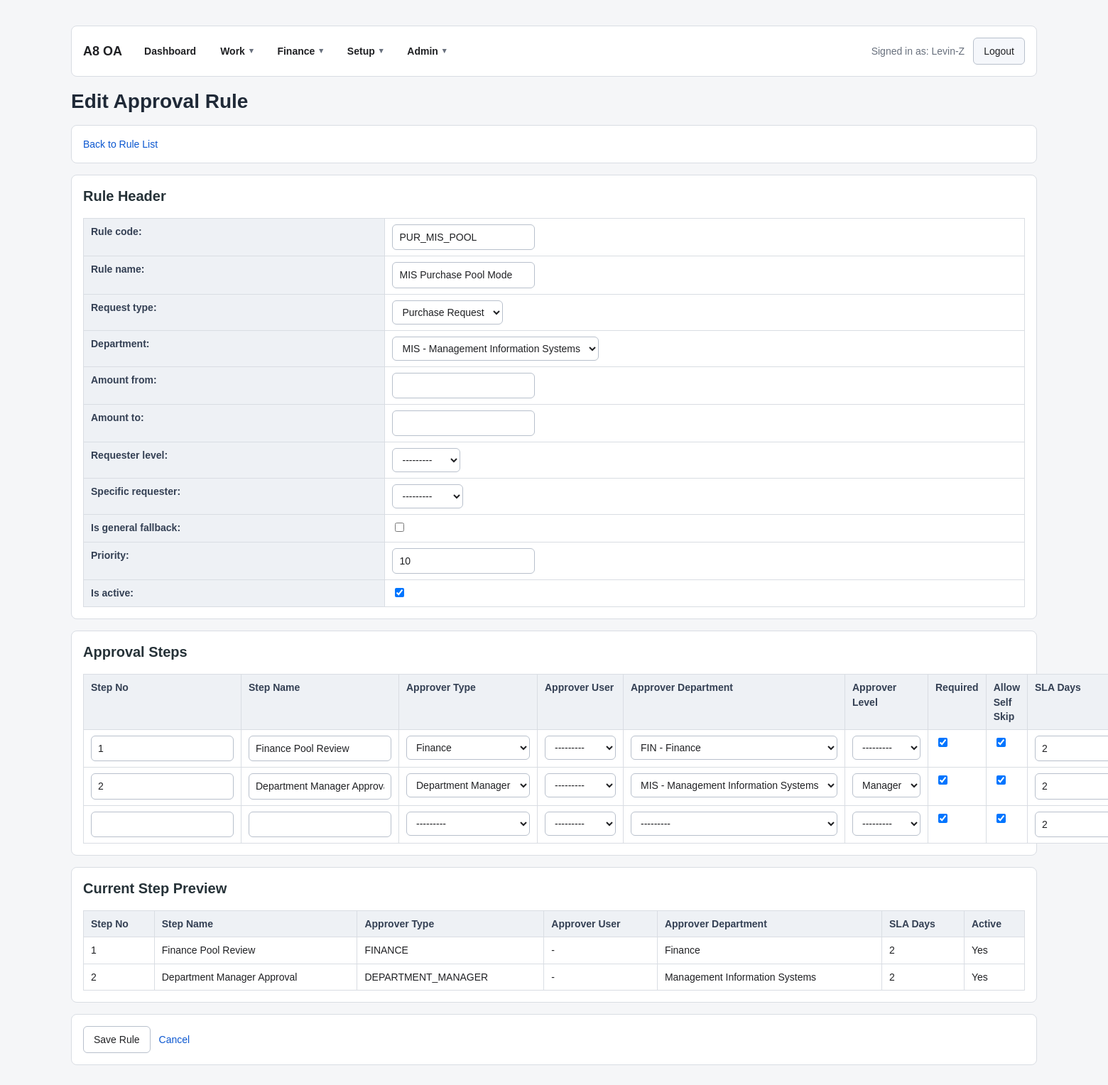
The app's page /approvals/rules/2/edit/ (signed in) with its own data.
### accounts/models.py (models this page shows)
class User(AbstractUser):
    employee_id = models.CharField(max_length=30, blank=True, default="")
    display_name = models.CharField(max_length=150, blank=True, default="")
    job_title = models.CharField(max_length=100, blank=True, default="")
    phone = models.CharField(max_length=30, blank=True, default="")
    approval_level = models.CharField(
        max_length=20,
        choices=ApprovalLevel,
        default=ApprovalLevel.STAFF,
    )
    primary_department = models.ForeignKey(
        "Department",
        null=True,
        blank=True,
        on_delete=models.SET_NULL,
        related_name="primary_users",
    )
    can_approve_all_departments = models.BooleanField(default=False)
    class Meta:
        db_table = "PS_A8_USER"
        verbose_name = "User"
        verbose_name_plural = "Users"
    def __str__(self):
        return self.display_name or self.username

### approvals/models.py (models this page shows, shortened)
class ApprovalRule(models.Model):
    rule_code = models.CharField(max_length=30, unique=True)
    rule_name = models.CharField(max_length=100)
    request_type = models.CharField(max_length=20, choices=RequestType)
    department = models.ForeignKey(
        "accounts.Department",
        null=True,
        blank=True,
        on_delete=models.CASCADE,
        related_name="approval_rules",
    )
    amount_from = models.DecimalField(max_digits=12, decimal_places=2, null=True, blank=True)
    amount_to = models.DecimalField(max_digits=12, decimal_places=2, null=True, blank=True)
    requester_level = models.CharField(
        max_length=20,
        choices=ApprovalLevel,
        blank=True,
        default="",
    )
    specific_requester = models.ForeignKey(
        settings.AUTH_USER_MODEL,
        null=True,
        blank=True,
        on_delete=models.SET_NULL,
        related_name="specific_approval_rules",
    )
    is_general_fallback = models.BooleanField(default=False)
    priority = models.PositiveIntegerField(default=100)
    is_active = models.BooleanField(default=True)
    class Meta:
        db_table = "PS_A8_AP_RULE"
        verbose_name = "Approval Rule"
        verbose_name_plural = "Approval Rules"
        ordering = ["priority", "rule_code"]
        constraints = [
            models.UniqueConstraint(
                fields=["request_type"],
                condition=models.Q(is_active=True, is_general_fallback=True),
                name="uq_active_general_fallback_per_request_type",
            ),
        ]

class ApprovalRuleStep(models.Model):
    rule = models.ForeignKey(
        ApprovalRule,
        on_delete=models.CASCADE,
        related_name="steps",
    )
    step_no = models.PositiveIntegerField()
    step_name = models.CharField(max_length=100)
    approver_type = models.CharField(max_length=30, choices=ApproverType)
    approver_user = models.ForeignKey(
        settings.AUTH_USER_MODEL,
        null=True,
        blank=True,
        on_delete=models.SET_NULL,
        related_name="approval_rule_steps_as_user",
    )
    approver_department = models.ForeignKey(
        "accounts.Department",
        null=True,
        blank=True,
        on_delete=models.SET_NULL,
        related_name="approval_rule_steps_as_department",
    )
    approver_level = models.CharField(
        max_length=20,
        choices=ApprovalLevel,
        blank=True,
        default="",
    )
    is_required = models.BooleanField(default=True)
    allow_self_skip = models.BooleanField(default=True)
    is_active = models.BooleanField(default=True)
    sla_days = models.PositiveIntegerField(default=2)
    class Meta:
        db_table = "PS_A8_AP_STEP"
        verbose_name = "Approval Rule Step"
        verbose_name_plural = "Approval Rule Steps"
        ordering = ["rule", "step_no"]
        unique_together = ("rule", "step_no")

### approvals/views.py (the view)
# urls.py: path("rules/<int:pk>/edit/", views.rule_edit, name="rule_edit"),
@login_required
def rule_edit(request, pk):
    _enforce_rule_admin_permission(request.user)
    rule = get_object_or_404(
        ApprovalRule.objects.select_related("department", "specific_requester"),
        pk=pk,
    )
    if request.method == "POST":
        form = ApprovalRuleForm(request.POST, instance=rule)
        formset = ApprovalRuleStepFormSet(request.POST, instance=rule, prefix="steps")
        if form.is_valid() and formset.is_valid():
            with transaction.atomic():
                rule = form.save()
                formset.save()
            messages.success(request, f"Approval rule '{rule.rule_code}' updated successfully.")
            return redirect("approvals:rule_edit", pk=rule.pk)
    else:
        form = ApprovalRuleForm(instance=rule)
        formset = ApprovalRuleStepFormSet(instance=rule, prefix="steps")
    step_preview_rows = list(
        rule.steps.order_by("step_no").values(
            "step_no",
            "step_name",
            "approver_type",
            "approver_user__username",
            "approver_department__dept_name",
            "sla_days",
            "is_active",
        )
    )
    context = {
        "page_mode": "edit",
        "form": form,
        "formset": formset,
        "rule": rule,
        "step_preview_rows": step_preview_rows,
    }
    return render(request, "approvals/rule_edit.html", context)

### approvals/forms.py (shortened to what this page needs)
class ApprovalRuleForm(forms.ModelForm):
    class Meta:
        model = ApprovalRule
        fields = [
            "rule_code",
            "rule_name",
            "request_type",
            "department",
            "amount_from",
            "amount_to",
            "requester_level",
            "specific_requester",
            "is_general_fallback",
            "priority",
            "is_active",
        ]

### accounts/models.py (called while the page is built)
    def __str__(self):
        return f"{self.dept_code} - {self.dept_name}"

### approvals/views.py (called while the page is built)
def _enforce_rule_admin_permission(user):
    if not user.is_authenticated:
        raise PermissionDenied
    if not user.is_staff:
        raise PermissionDenied

### common/context_processors.py (called while the page is built)
def top_navigation(request):
    return {
        "top_navigation": build_navigation_for_user(request.user, request),
    }

### common/navigation.py (called while the page is built)
def _can_work(user):
    return user.is_authenticated

def _can_accounting(user):
    return user.is_authenticated and user.is_staff

def _can_setup(user):
    return user.is_authenticated and user.is_staff

def _can_admin(user):
    return user.is_authenticated and (user.is_staff or user.is_superuser)

def _item(label, route_name, *, permission=None, active_names=None):
    active_names = active_names or [route_name]
    return {
        "label": label,
        "url": reverse(route_name),
        "permission": permission or _can_work,
        "active_names": active_names,
        "active": False,
    }

def _group(label, items):
    return {
        "label": label,
        "items": items,
        "active": False,
    }

def _mark_active(items, current_route_name):
    for item in items:
        item["active"] = current_route_name in item["active_names"]
    return items

### projects/context_processors.py (called while the page is built)
def project_nav(request):
    user = getattr(request, "user", None)
    if not user or not user.is_authenticated:
        return {
            "nav_can_create_project": False,
        }
    can_create_project = user.is_superuser or Department.objects.filter(manager=user).exists()
    return {
        "nav_can_create_project": can_create_project,
    }

### approvals/templates/approvals/rule_edit.html (shortened to what this page needs)
{% extends "purchase/base.html" %}
{% block page_title %}
    {% if page_mode == "create" %}Create Approval Rule{% else %}Edit Approval Rule{% endif %}
{% endblock %}
{% block content %}
<div class="card">
    <div class="action-row">
        <a href="{% url 'approvals:rule_list' %}">Back to Rule List</a>
    </div>
</div>
<form method="post">
    <div class="card">
        <h2>Rule Header</h2>
        <table>
            {{ form.as_table }}
        </table>
    </div>
    <div class="card">
        <h2>Approval Steps</h2>
        <table>
            <thead>
                <tr>
                    <th>Step No</th>
                    <th>Step Name</th>
                    <th>Approver Type</th>
                    <th>Approver User</th>
                    <th>Approver Department</th>
                    <th>Approver Level</th>
                    <th>Required</th>
                    <th>Allow Self Skip</th>
                    <th>SLA Days</th>
                </tr>
            </thead>
            <tbody>
                {% for step_form in formset %}
                <tr>
                    <td>
                        {{ step_form.step_no }}
                    </td>
                    <td>
                        {{ step_form.step_name }}
                    </td>
                    <td>
                        {{ step_form.approver_type }}
                    </td>
                    <td>
                        {{ step_form.approver_user }}
                    </td>
                    <td>
                        {{ step_form.approver_department }}
                    </td>
                    <td>
                        {{ step_form.approver_level }}
                    </td>
                    <td>{{ step_form.is_required }}</td>
                    <td>{{ step_form.allow_self_skip }}</td>
                    <td>
                        {{ step_form.sla_days }}
                    </td>
                </tr>
                {% endfor %}
            </tbody>
        </table>
    </div>
    {% if rule and step_preview_rows %}
    <div class="card">
        <h2>Current Step Preview</h2>
        <table>
            <thead>
                <tr>
                    <th>Step No</th>
                    <th>Step Name</th>
                    <th>Approver Type</th>
                    <th>Approver User</th>
                    <th>Approver Department</th>
                    <th>SLA Days</th>
                    <th>Active</th>
                </tr>
            </thead>
            <tbody>
                {% for row in step_preview_rows %}
                <tr>
                    <td>{{ row.step_no }}</td>
                    <td>{{ row.step_name }}</td>
                    <td>{{ row.approver_type }}</td>
                    <td>{{ row.approver_user__username|default:"-" }}</td>
                    <td>{{ row.approver_department__dept_name|default:"-" }}</td>
                    <td>{{ row.sla_days }}</td>
                    <td>{% if row.is_active %}Yes{% else %}No{% endif %}</td>
                </tr>
                {% empty %}
                <tr>
                    <td colspan="7">No steps configured.</td>
                </tr>
                {% endfor %}
            </tbody>
        </table>
    </div>
    {% endif %}
    <div class="card">
        <div class="action-row">
            <button type="submit">Save Rule</button>
            <a href="{% url 'approvals:rule_list' %}">Cancel</a>
        </div>
    </div>
</form>
{% endblock %}

### templates/includes/top_nav.html (shortened to what this page needs)
<header class="top-nav card">
    {% if request.user.is_authenticated %}
    <div class="nav-brand">
        <a href="{% url 'dashboard:home' %}">A8 OA</a>
    </div>
    <nav class="nav-groups" aria-label="Primary navigation">
        {% if top_navigation.dashboard %}
        <a
            class="nav-direct-link{% if top_navigation.dashboard.active %} is-active{% endif %}"
            href="{{ top_navigation.dashboard.url }}"
        >
            {{ top_navigation.dashboard.label }}
        </a>
        {% endif %}
        {% for group in top_navigation.groups %}
            {% include "includes/dropdown_nav.html" with group=group %}
        {% endfor %}
    </nav>
    <div class="nav-user">
        <span class="muted">Signed in as: {{ request.user }}</span>
        <form method="post" action="{% url 'logout' %}" class="inline-form">
            <button type="submit" class="btn btn-secondary">Logout</button>
        </form>
    </div>
    {% else %}
    <div class="nav-brand">
        <a href="{% url 'login' %}">A8 OA</a>
    </div>
    <a href="{% url 'login' %}" class="btn btn-primary">Login</a>
    {% endif %}
</header>

### static/css/app.css (style rules this page uses)
* { box-sizing: border-box; }
html { min-height: 100%; }
body { min-height: 100%; margin: 0; background: #f5f6f8; color: #202124; font-family: Arial, sans-serif; font-size: 14px; line-height: 1.45; }
a { color: #0b57d0; text-decoration: none; }
.muted { color: #68707d; }
.top-nav { display: grid; grid-template-columns: auto minmax(0, 1fr) auto; gap: 18px; align-items: center; margin-bottom: 16px; overflow: visible; }
.nav-brand { font-size: 18px; font-weight: 700; white-space: nowrap; }
.nav-brand a { color: #202124; }
.nav-groups { display: flex; gap: 8px; flex-wrap: wrap; min-width: 0; }
.nav-direct-link, .nav-menu-trigger { display: inline-flex; min-height: 34px; align-items: center; padding: 8px 12px; border: 1px solid transparent; border-radius: 6px; background: transparent; color: #202124; font-weight: 700; white-space: nowrap; }
.nav-user { display: flex; gap: 12px; align-items: center; justify-content: flex-end; flex-wrap: wrap; }
.card { margin: 16px; padding: 16px; background: #ffffff; border: 1px solid #d9dde3; border-radius: 8px; }
.card h2 { margin-top: 0; margin-bottom: 18px; color: #263238; font-size: 20px; line-height: 1.3; }
.action-row { display: flex; gap: 12px; flex-wrap: wrap; align-items: center; }
.inline-form { display: inline; margin: 0; }
button, .btn { display: inline-flex; align-items: center; justify-content: center; min-height: 34px; padding: 8px 14px; border: 1px solid #b8c0cc; border-radius: 6px; background: #ffffff; color: #202124; font: inherit; cursor: pointer; }
.btn-secondary { background: #f5f7fb; }
input, select, textarea { max-width: 100%; border: 1px solid #b8c0cc; border-radius: 6px; padding: 7px 9px; background: #ffffff; color: #202124; font: inherit; }
table, .data-table { width: 100%; border-collapse: collapse; background: #ffffff; }
th, td, .data-table th, .data-table td { padding: 8px 10px; border: 1px solid #d9dde3; text-align: left; vertical-align: top; }
th, .data-table th { background: #eef1f5; color: #344054; font-weight: 700; }

### records on screen
User: user "Levin-Z"
ApprovalRule: rule_code "PUR_MIS_POOL", rule_name "MIS Purchase Pool Mode", request_type "Purchase Request", department "MIS - Management Information Systems", requester_level "---------", specific_requester "---------", priority "10", is_active "☑"
ApprovalRuleStep: step_no "1", step_name "Finance Pool Review", approver_type "FINANCE", approver_user__username "-", approver_department__dept_name "Finance", sla_days "2"
ApprovalRuleStep: step_no "2", step_name "Department Manager Approval", approver_type "DEPARTMENT_MANAGER", approver_user__username "-", approver_department__dept_name "Management Information Systems", sla_days "2"

### other values on screen
{{ top_navigation.dashboard.label }} "Dashboard"
{{ group.label }} "Work" "Finance" "Setup" "Admin"
